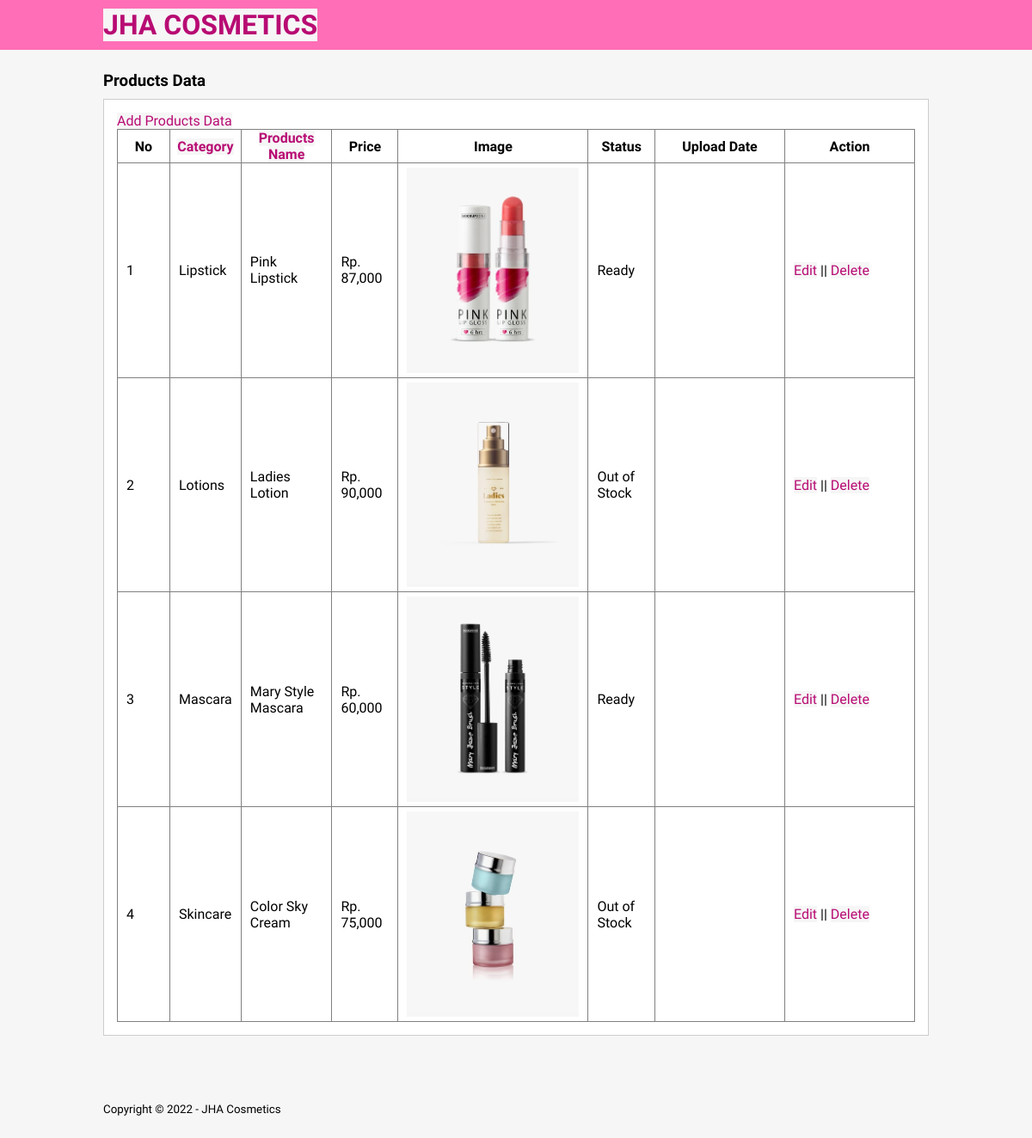
Page /data-product.php on the committed database.
### tables this page shows
CREATE TABLE `tb_product` (
  `product_id` int(11) NOT NULL,
  `category_id` int(11) NOT NULL,
  `product_name` varchar(100) NOT NULL,
  `product_price` int(11) NOT NULL,
  `product_description` text NOT NULL,
  `product_image` varchar(100) NOT NULL,
  `product_status` tinyint(1) NOT NULL,
  `date_created` timestamp NOT NULL DEFAULT current_timestamp(),
  `tgl_upload` varchar(20) NOT NULL
);

CREATE TABLE `tb_category` (
  `category_id` int(11) NOT NULL,
  `category_name` varchar(25) NOT NULL
);

### data-product.php (the view, shortened to what this page needs)
<?php
	include 'config.php';
?>
<!DOCTYPE html>
<html>
<head>
	<link rel="stylesheet" href="css/style.css">
</head>
<body>
	<header>
		<div class="container">
			<h1><a href="index.php">JHA COSMETICS</a></h1>
	</header>
	<div class="section">
		<div class="container">
			<h3>Products Data</h3>
			<div class="box">
				<p><a href="add-product.php">Add Products Data</a></p>
				<table border="1" cellspacing="0" class="table">
					<thead>
						<tr>
							<th width="60px">No</th>
							<th><a href="data-category.php">Category</a></th>
							<th><a href="product.php">Products Name</a></th>
							<th>Price</th>
							<th>Image</th>
							<th>Status</th>
							<th width="150px">Upload Date</th>
							<th width="150px">Action</th>
						</tr>
					</thead>
					<tbody>
						<?php
							$no = 1;
							$images = mysqli_query($conn, "SELECT * FROM tb_product LEFT JOIN tb_category USING (category_id) ORDER BY product_id DESC");
							if(mysqli_num_rows($images) > 0){
							while($row = mysqli_fetch_array($images)){
						?>
						<tr>
							<td><?php echo $no++ ?></td>
							<td><?php echo $row['category_name'] ?></td>
							<td><?php echo $row['product_name'] ?></td>
							<td>Rp. <?php echo number_format($row['product_price']) ?></td>
							<td><a href="images/<?php echo $row['product_image'] ?>" target="_blank"> <img src="images/<?php echo $row['product_image'] ?>" width="200px"> </a></td>
							<td><?php echo ($row['product_status'] == 0)? 'Out of Stock':'Ready'; ?></td>
							<td><?php echo $row['tgl_upload'] ?></td>
							<td>
								<a href="edit-product.php?id=<?php echo $row['product_id'] ?>">Edit</a> || <a href="proses-hapus.php?idp=<?php echo $row['product_id'] ?>" onclick="return confirm('Are You Sure to Delete ?')">Delete</a>
							</td>
						</tr>
						<?php }}else{ ?>
							<tr>
								<td colspan="7">No Data!</td>
							</tr>
						<?php } ?>
					</tbody>
				</table>
			</div>
		</div>
	</div>
	<footer>
		<div class="container">
			<small>Copyright &copy; 2022 - JHA Cosmetics</small>
		</div>
	</footer>
</body>
</html>

### css/style.css (style rules this page uses)
* { padding:0; margin:0; font-family: 'Quicksand', sans-serif; }
body { background-color: #f6f6f6; }
a { background-color: #f6f6f6; color:#b80b73; text-decoration: none; }
header { background-color: #ff6eb6; color: #fff; }
header h1 { float: left; padding:10px 0; }
footer { padding:25px 0; }
.container { width: 80%; margin:0 auto; }
.container:after { content: ''; display: block; clear: both; }
.section { padding:25px 0; }
.box { background-color: #fff; border:1px solid #ccc; padding:15px; box-sizing: border-box; margin:10px 0 25px 0; }
.box:after { content: ''; display: block; clear: both; }
.table { width: 100%; border-collapse: collapse; }
.table tr { height: 30px; }
.table tr td { padding:5px 10px; }

### rows in the picture
tb_product: category.category_name "Lipstick", product_name "Pink Lipstick", product_price "87,000", product_image (picture), product_status "Ready"
tb_product: category.category_name "Lotions", product_name "Ladies Lotion", product_price "90,000", product_image (picture), product_status "Out of Stock"
tb_product: category.category_name "Mascara", product_name "Mary Style Mascara", product_price "60,000", product_image (picture), product_status "Ready"
tb_product: category.category_name "Skincare", product_name "Color Sky Cream", product_price "75,000", product_image (picture), product_status "Out of Stock"
